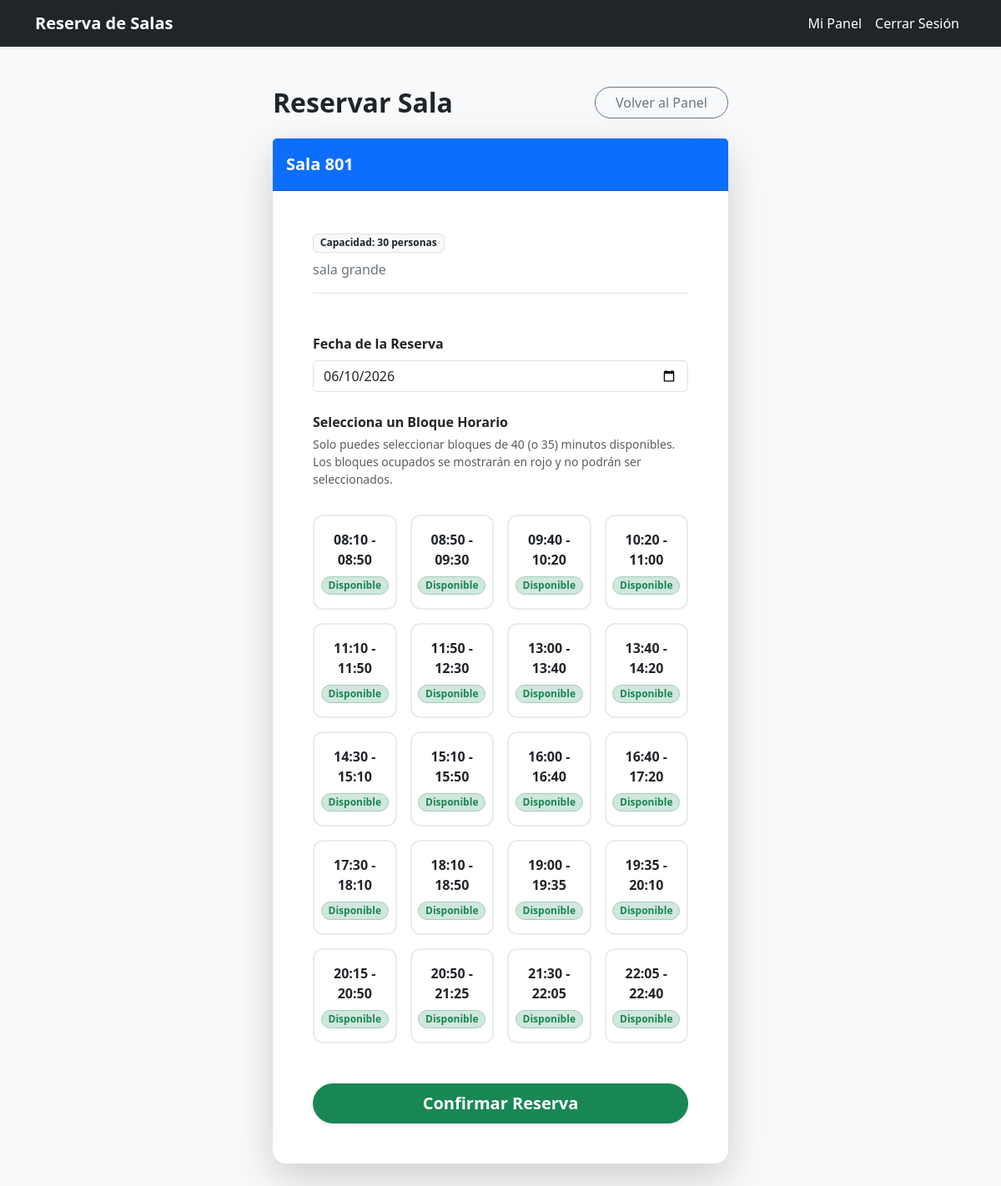
/reservar/1/ (signed in), run on the app's committed database.
### reservas/models.py (models this page shows, shortened)
class Sala(models.Model):
    nombre = models.CharField(max_length=50)
    capacidad = models.IntegerField()
    descripcion = models.TextField(blank=True, null=True)

### reservas/views.py (the view)
# urls.py: path('reservar/<int:sala_id>/', views.reservar_sala, name='reservar_sala'),
@login_required
def reservar_sala(request, sala_id):
    sala = get_object_or_404(Sala, id=sala_id)
    if request.method == 'POST':
        form = ReservaForm(request.POST, sala=sala)
        if form.is_valid():
            reserva = form.save(commit=False)
            reserva.sala = sala
            reserva.usuario = request.user
            reserva.save()
            return redirect('panel')
    else:
        hoy = date.today().strftime('%Y-%m-%d')
        form = ReservaForm(sala=sala, initial={'fecha': hoy})
    return render(request, 'reservas/reservar.html', {
        'form': form,
        'sala': sala,
        'bloques': BLOQUES_HORARIOS
    })

### reservas/forms.py (shortened to what this page needs)
class ReservaForm(forms.ModelForm):
    bloque = forms.CharField(
        widget=forms.HiddenInput(attrs={'id': 'id_bloque'}),
        required=True,
        error_messages={'required': 'Por favor selecciona un bloque horario.'}
    )
    class Meta:
        model = Reserva
        fields = ['fecha']
        widgets = {
            'fecha': forms.DateInput(attrs={'type': 'date', 'class': 'form-control', 'id': 'id_fecha'}),
        }
        labels = {
            'fecha': 'Fecha de la Reserva',
        }
    def __init__(self, *args, **kwargs):
        self.sala = kwargs.pop('sala', None)
        super().__init__(*args, **kwargs)

### templates/reservas/reservar.html (shortened to what this page needs)
{% extends 'base.html' %}
{% block content %}
<div class="row justify-content-center mt-4 mb-5">
    <div class="col-md-8 col-lg-6">
        <div class="d-flex justify-content-between align-items-center mb-4">
            <h2 class="fw-bold m-0 text-dark">{% if es_edicion %}Editar Reserva{% else %}Reservar Sala{% endif %}</h2>
            <a href="{% url 'panel' %}" class="btn btn-outline-secondary rounded-pill px-4">Volver al Panel</a>
        </div>
        <div class="card shadow-lg border-0 rounded-4">
            <div class="card-header bg-primary text-white fw-bold py-3 fs-5">
                {{ sala.nombre }}
            </div>
            <div class="card-body p-4 p-md-5">
                <div class="mb-4 text-secondary border-bottom pb-3">
                    <p class="mb-2"><span class="badge bg-light text-dark border">Capacidad: {{ sala.capacidad }} personas</span></p>
                    <p class="mb-0">{{ sala.descripcion }}</p>
                </div>
                <form method="post">
                    <div class="row g-4 mt-1">
                        <div class="col-12">
                            <label for="{{ form.fecha.id_for_label }}" class="form-label fw-bold text-dark">{{ form.fecha.label }}</label>
                            {{ form.fecha }}
                        </div>
                        <div class="col-12">
                            <label class="form-label fw-bold text-dark mb-1">Selecciona un Bloque Horario</label>
                            <p class="text-muted small mb-3">Solo puedes seleccionar bloques de 40 (o 35) minutos disponibles. Los bloques ocupados se mostrarán en rojo y no podrán ser seleccionados.</p>
                            <div class="row row-cols-2 row-cols-sm-3 row-cols-md-4 g-3 mt-1" id="bloques-container">
                                {% for val, label in bloques %}
                                    <div class="col">
                                        <div class="card h-100 text-center time-block border-2 available" data-bloque="{{ val }}" id="block-{{ forloop.counter }}">
                                            <div class="card-body p-3 d-flex flex-column justify-content-center align-items-center">
                                                <span class="fw-bold mb-2 fs-6 block-time">{{ label }}</span>
                                                <span class="badge bg-success-subtle text-success border border-success-subtle px-2 py-1 rounded-pill block-status-badge">Disponible</span>
                                            </div>
                                        </div>
                                    </div>
                                {% endfor %}
                            </div>
                        </div>
                    </div>
                    <div class="d-grid mt-5">
                        <button type="submit" class="btn btn-success btn-lg fw-bold rounded-pill shadow-sm" id="btn-submit">{% if es_edicion %}Guardar Cambios{% else %}Confirmar Reserva{% endif %}</button>
                    </div>
                </form>
            </div>
        </div>
    </div>
</div>
{% endblock %}

### templates/reservas/reservar.html (style rules this page uses)
.time-block { border: 2px solid #e9ecef; border-radius: 12px; cursor: pointer; transition: all 0.2s ease-in-out; background-color: #ffffff; }

### data on the page
Sala: nombre "Sala 801", capacidad "30", descripcion "sala grande"

### other printed values
{{ label }} "08:10 - 08:50" "08:50 - 09:30" "09:40 - 10:20" "10:20 - 11:00" "11:10 - 11:50" "11:50 - 12:30" "13:00 - 13:40" "13:40 - 14:20" "14:30 - 15:10" "15:10 - 15:50" "16:00 - 16:40" "16:40 - 17:20" "17:30 - 18:10" "18:10 - 18:50" "19:00 - 19:35" "19:35 - 20:10" "20:15 - 20:50" "20:50 - 21:25" "21:30 - 22:05" "22:05 - 22:40"
